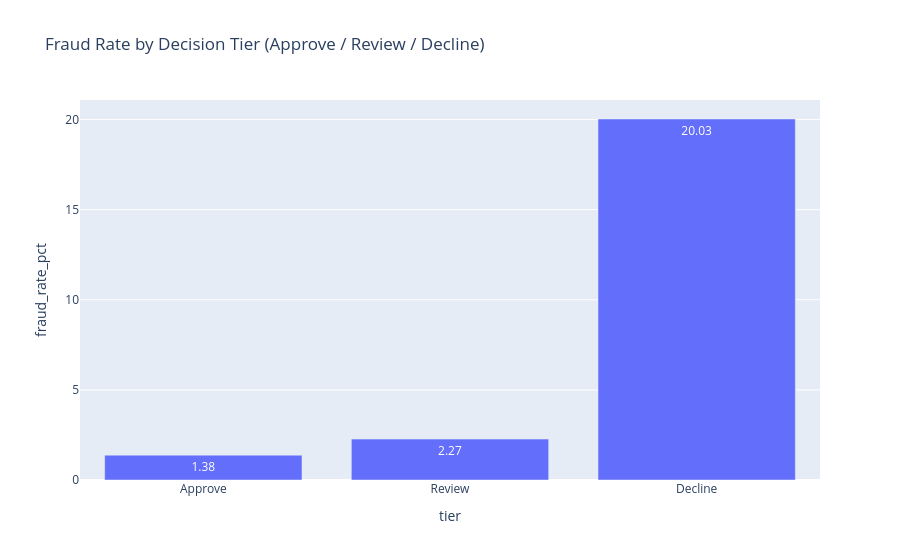

The code cell stored with this chart in its notebook:
### Code cell
# Generate chart of fraud rate by decision tier - Numbers extracted from model implementation's notebook 
# phase_e_fraud_model.ipynb

import pandas as pd

tier_data = pd.DataFrame({
    'tier': ['Approve', 'Review', 'Decline'],
    'txn_count': [7262, 40893, 3131],
    'fraud_caught': [100, 927, 627],
})
tier_data['fraud_rate_pct'] = round(100 * tier_data['fraud_caught'] / tier_data['txn_count'], 2)

fig4 = px.bar(tier_data, x='tier', y='fraud_rate_pct', text='fraud_rate_pct',
              title='Fraud Rate by Decision Tier (Approve / Review / Decline)',
              category_orders={'tier': ['Approve', 'Review', 'Decline']})
fig4.show()
print(tier_data)

### Figure 1 — Plotly figure (JSON) as saved in the notebook; plotly's stock layout.template omitted (floating-point values rounded to 4 significant figures)
{"data": [{"hovertemplate": "tier=%{x}<br>fraud_rate_pct=%{text}<extra></extra>", "legendgroup": "", "marker": {"color": "#636efa", "pattern": {"shape": ""}}, "name": "", "orientation": "v", "showlegend": false, "text": [1.38, 2.27, 20.03], "textposition": "auto", "type": "bar", "x": ["Approve", "Review", "Decline"], "xaxis": "x", "y": [1.38, 2.27, 20.03], "yaxis": "y"}], "layout": {"barmode": "relative", "legend": {"tracegroupgap": 0}, "title": {"text": "Fraud Rate by Decision Tier (Approve / Review / Decline)"}, "xaxis": {"anchor": "y", "categoryarray": ["Approve", "Review", "Decline"], "categoryorder": "array", "domain": [0, 1], "title": {"text": "tier"}}, "yaxis": {"anchor": "x", "domain": [0, 1], "title": {"text": "fraud_rate_pct"}}}}
